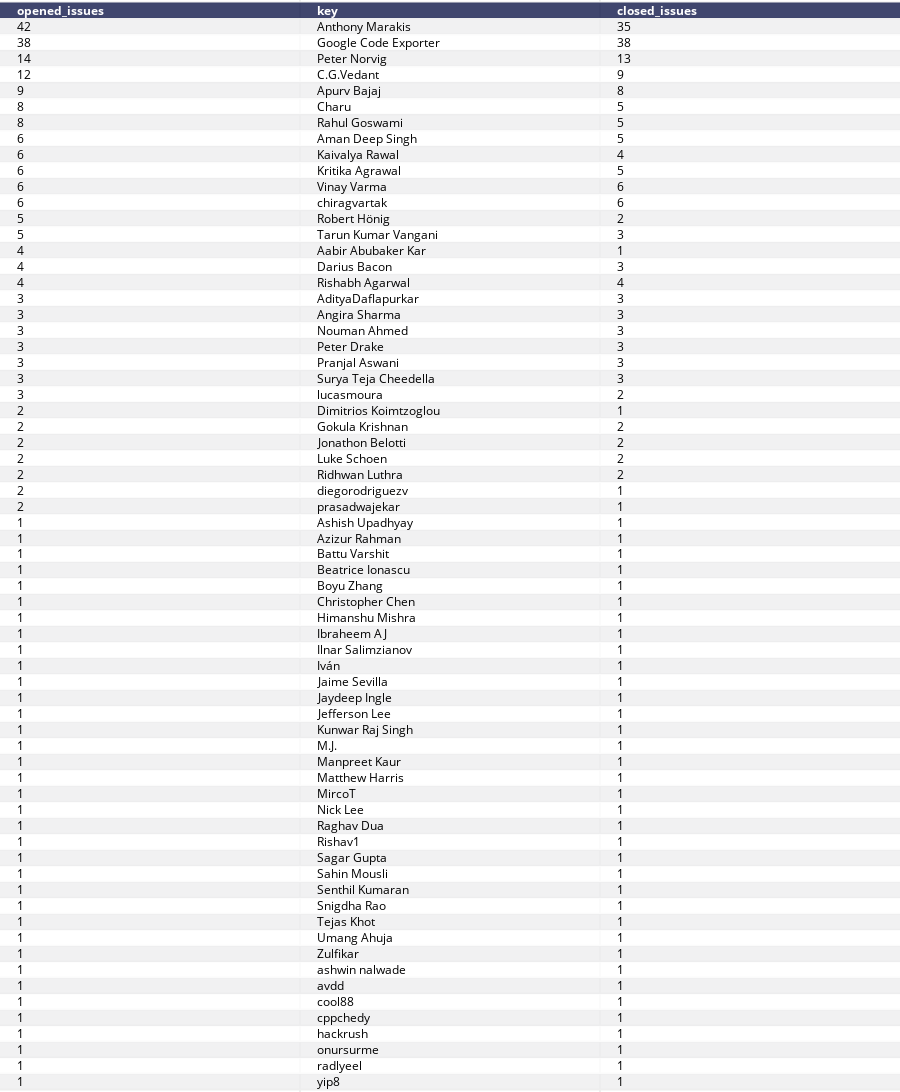

Notebook source saved alongside this figure:
### Code cell
table = ff.create_table(all_issues)
iplot(table, filename="Issues_by_authors")

### Figure 1 — Plotly figure (JSON) as saved in the notebook; plotly's stock layout.template omitted (floating-point values rounded to 4 significant figures; data arrays with more than 128 entries replaced by an {"elided": "..."} marker saying what was removed)
{"data": [{"colorscale": [[0, "#00083e"], [0.5, "#ededee"], [1, "#ffffff"]], "hoverinfo": "none", "opacity": 0.75, "showscale": false, "type": "heatmap", "z": {"elided": "68x3 float values"}}], "layout": {"annotations": [{"align": "left", "font": {"color": "#ffffff"}, "showarrow": false, "text": "<b>opened_issues</b>", "x": -0.45, "xanchor": "left", "xref": "x1", "y": 0, "yref": "y1"}, {"align": "left", "font": {"color": "#ffffff"}, "showarrow": false, "text": "<b>key</b>", "x": 0.55, "xanchor": "left", "xref": "x1", "y": 0, "yref": "y1"}, {"align": "left", "font": {"color": "#ffffff"}, "showarrow": false, "text": "<b>closed_issues</b>", "x": 1.55, "xanchor": "left", "xref": "x1", "y": 0, "yref": "y1"}, {"align": "left", "font": {"color": "#000000"}, "showarrow": false, "text": "42", "x": -0.45, "xanchor": "left", "xref": "x1", "y": 1, "yref": "y1"}, {"align": "left", "font": {"color": "#000000"}, "showarrow": false, "text": "Anthony Marakis", "x": 0.55, "xanchor": "left", "xref": "x1", "y": 1, "yref": "y1"}, {"align": "left", "font": {"color": "#000000"}, "showarrow": false, "text": "35", "x": 1.55, "xanchor": "left", "xref": "x1", "y": 1, "yref": "y1"}, {"align": "left", "font": {"color": "#000000"}, "showarrow": false, "text": "38", "x": -0.45, "xanchor": "left", "xref": "x1", "y": 2, "yref": "y1"}, {"align": "left", "font": {"color": "#000000"}, "showarrow": false, "text": "Google Code Exporter", "x": 0.55, "xanchor": "left", "xref": "x1", "y": 2, "yref": "y1"}, {"align": "left", "font": {"color": "#000000"}, "showarrow": false, "text": "38", "x": 1.55, "xanchor": "left", "xref": "x1", "y": 2, "yref": "y1"}, {"align": "left", "font": {"color": "#000000"}, "showarrow": false, "text": "14", "x": -0.45, "xanchor": "left", "xref": "x1", "y": 3, "yref": "y1"}, {"align": "left", "font": {"color": "#000000"}, "showarrow": false, "text": "Peter Norvig", "x": 0.55, "xanchor": "left", "xref": "x1", "y": 3, "yref": "y1"}, {"align": "left", "font": {"color": "#000000"}, "showarrow": false, "text": "13", "x": 1.55, "xanchor": "left", "xref": "x1", "y": 3, "yref": "y1"}, {"align": "left", "font": {"color": "#000000"}, "showarrow": false, "text": "12", "x": -0.45, "xanchor": "left", "xref": "x1", "y": 4, "yref": "y1"}, {"align": "left", "font": {"color": "#000000"}, "showarrow": false, "text": "C.G.Vedant", "x": 0.55, "xanchor": "left", "xref": "x1", "y": 4, "yref": "y1"}, {"align": "left", "font": {"color": "#000000"}, "showarrow": false, "text": "9", "x": 1.55, "xanchor": "left", "xref": "x1", "y": 4, "yref": "y1"}, {"align": "left", "font": {"color": "#000000"}, "showarrow": false, "text": "9", "x": -0.45, "xanchor": "left", "xref": "x1", "y": 5, "yref": "y1"}, {"align": "left", "font": {"color": "#000000"}, "showarrow": false, "text": "Apurv Bajaj", "x": 0.55, "xanchor": "left", "xref": "x1", "y": 5, "yref": "y1"}, {"align": "left", "font": {"color": "#000000"}, "showarrow": false, "text": "8", "x": 1.55, "xanchor": "left", "xref": "x1", "y": 5, "yref": "y1"}, {"align": "left", "font": {"color": "#000000"}, "showarrow": false, "text": "8", "x": -0.45, "xanchor": "left", "xref": "x1", "y": 6, "yref": "y1"}, {"align": "left", "font": {"color": "#000000"}, "showarrow": false, "text": "Charu", "x": 0.55, "xanchor": "left", "xref": "x1", "y": 6, "yref": "y1"}, {"align": "left", "font": {"color": "#000000"}, "showarrow": false, "text": "5", "x": 1.55, "xanchor": "left", "xref": "x1", "y": 6, "yref": "y1"}, {"align": "left", "font": {"color": "#000000"}, "showarrow": false, "text": "8", "x": -0.45, "xanchor": "left", "xref": "x1", "y": 7, "yref": "y1"}, {"align": "left", "font": {"color": "#000000"}, "showarrow": false, "text": "Rahul Goswami", "x": 0.55, "xanchor": "left", "xref": "x1", "y": 7, "yref": "y1"}, {"align": "left", "font": {"color": "#000000"}, "showarrow": false, "text": "5", "x": 1.55, "xanchor": "left", "xref": "x1", "y": 7, "yref": "y1"}, {"align": "left", "font": {"color": "#000000"}, "showarrow": false, "text": "6", "x": -0.45, "xanchor": "left", "xref": "x1", "y": 8, "yref": "y1"}, {"align": "left", "font": {"color": "#000000"}, "showarrow": false, "text": "Aman Deep Singh", "x": 0.55, "xanchor": "left", "xref": "x1", "y": 8, "yref": "y1"}, {"align": "left", "font": {"color": "#000000"}, "showarrow": false, "text": "5", "x": 1.55, "xanchor": "left", "xref": "x1", "y": 8, "yref": "y1"}, {"align": "left", "font": {"color": "#000000"}, "showarrow": false, "text": "6", "x": -0.45, "xanchor": "left", "xref": "x1", "y": 9, "yref": "y1"}, {"align": "left", "font": {"color": "#000000"}, "showarrow": false, "text": "Kaivalya Rawal", "x": 0.55, "xanchor": "left", "xref": "x1", "y": 9, "yref": "y1"}, {"align": "left", "font": {"color": "#000000"}, "showarrow": false, "text": "4", "x": 1.55, "xanchor": "left", "xref": "x1", "y": 9, "yref": "y1"}, {"align": "left", "font": {"color": "#000000"}, "showarrow": false, "text": "6", "x": -0.45, "xanchor": "left", "xref": "x1", "y": 10, "yref": "y1"}, {"align": "left", "font": {"color": "#000000"}, "showarrow": false, "text": "Kritika Agrawal", "x": 0.55, "xanchor": "left", "xref": "x1", "y": 10, "yref": "y1"}, {"align": "left", "font": {"color": "#000000"}, "showarrow": false, "text": "5", "x": 1.55, "xanchor": "left", "xref": "x1", "y": 10, "yref": "y1"}, {"align": "left", "font": {"color": "#000000"}, "showarrow": false, "text": "6", "x": -0.45, "xanchor": "left", "xref": "x1", "y": 11, "yref": "y1"}, {"align": "left", "font": {"color": "#000000"}, "showarrow": false, "text": "Vinay Varma", "x": 0.55, "xanchor": "left", "xref": "x1", "y": 11, "yref": "y1"}, {"align": "left", "font": {"color": "#000000"}, "showarrow": false, "text": "6", "x": 1.55, "xanchor": "left", "xref": "x1", "y": 11, "yref": "y1"}, {"align": "left", "font": {"color": "#000000"}, "showarrow": false, "text": "6", "x": -0.45, "xanchor": "left", "xref": "x1", "y": 12, "yref": "y1"}, {"align": "left", "font": {"color": "#000000"}, "showarrow": false, "text": "chiragvartak", "x": 0.55, "xanchor": "left", "xref": "x1", "y": 12, "yref": "y1"}, {"align": "left", "font": {"color": "#000000"}, "showarrow": false, "text": "6", "x": 1.55, "xanchor": "left", "xref": "x1", "y": 12, "yref": "y1"}, {"align": "left", "font": {"color": "#000000"}, "showarrow": false, "text": "5", "x": -0.45, "xanchor": "left", "xref": "x1", "y": 13, "yref": "y1"}, {"align": "left", "font": {"color": "#000000"}, "showarrow": false, "text": "Robert Hönig", "x": 0.55, "xanchor": "left", "xref": "x1", "y": 13, "yref": "y1"}, {"align": "left", "font": {"color": "#000000"}, "showarrow": false, "text": "2", "x": 1.55, "xanchor": "left", "xref": "x1", "y": 13, "yref": "y1"}, {"align": "left", "font": {"color": "#000000"}, "showarrow": false, "text": "5", "x": -0.45, "xanchor": "left", "xref": "x1", "y": 14, "yref": "y1"}, {"align": "left", "font": {"color": "#000000"}, "showarrow": false, "text": "Tarun Kumar Vangani", "x": 0.55, "xanchor": "left", "xref": "x1", "y": 14, "yref": "y1"}, {"align": "left", "font": {"color": "#000000"}, "showarrow": false, "text": "3", "x": 1.55, "xanchor": "left", "xref": "x1", "y": 14, "yref": "y1"}, {"align": "left", "font": {"color": "#000000"}, "showarrow": false, "text": "4", "x": -0.45, "xanchor": "left", "xref": "x1", "y": 15, "yref": "y1"}, {"align": "left", "font": {"color": "#000000"}, "showarrow": false, "text": "Aabir Abubaker Kar", "x": 0.55, "xanchor": "left", "xref": "x1", "y": 15, "yref": "y1"}, {"align": "left", "font": {"color": "#000000"}, "showarrow": false, "text": "1", "x": 1.55, "xanchor": "left", "xref": "x1", "y": 15, "yref": "y1"}, {"align": "left", "font": {"color": "#000000"}, "showarrow": false, "text": "4", "x": -0.45, "xanchor": "left", "xref": "x1", "y": 16, "yref": "y1"}, {"align": "left", "font": {"color": "#000000"}, "showarrow": false, "text": "Darius Bacon", "x": 0.55, "xanchor": "left", "xref": "x1", "y": 16, "yref": "y1"}, {"align": "left", "font": {"color": "#000000"}, "showarrow": false, "text": "3", "x": 1.55, "xanchor": "left", "xref": "x1", "y": 16, "yref": "y1"}, {"align": "left", "font": {"color": "#000000"}, "showarrow": false, "text": "4", "x": -0.45, "xanchor": "left", "xref": "x1", "y": 17, "yref": "y1"}, {"align": "left", "font": {"color": "#000000"}, "showarrow": false, "text": "Rishabh Agarwal", "x": 0.55, "xanchor": "left", "xref": "x1", "y": 17, "yref": "y1"}, {"align": "left", "font": {"color": "#000000"}, "showarrow": false, "text": "4", "x": 1.55, "xanchor": "left", "xref": "x1", "y": 17, "yref": "y1"}, {"align": "left", "font": {"color": "#000000"}, "showarrow": false, "text": "3", "x": -0.45, "xanchor": "left", "xref": "x1", "y": 18, "yref": "y1"}, {"align": "left", "font": {"color": "#000000"}, "showarrow": false, "text": "AdityaDaflapurkar", "x": 0.55, "xanchor": "left", "xref": "x1", "y": 18, "yref": "y1"}, {"align": "left", "font": {"color": "#000000"}, "showarrow": false, "text": "3", "x": 1.55, "xanchor": "left", "xref": "x1", "y": 18, "yref": "y1"}, {"align": "left", "font": {"color": "#000000"}, "showarrow": false, "text": "3", "x": -0.45, "xanchor": "left", "xref": "x1", "y": 19, "yref": "y1"}, {"align": "left", "font": {"color": "#000000"}, "showarrow": false, "text": "Angira Sharma", "x": 0.55, "xanchor": "left", "xref": "x1", "y": 19, "yref": "y1"}, {"align": "left", "font": {"color": "#000000"}, "showarrow": false, "text": "3", "x": 1.55, "xanchor": "left", "xref": "x1", "y": 19, "yref": "y1"}, {"align": "left", "font": {"color": "#000000"}, "showarrow": false, "text": "3", "x": -0.45, "xanchor": "left", "xref": "x1", "y": 20, "yref": "y1"}, {"align": "left", "font": {"color": "#000000"}, "showarrow": false, "text": "Nouman Ahmed", "x": 0.55, "xanchor": "left", "xref": "x1", "y": 20, "yref": "y1"}, {"align": "left", "font": {"color": "#000000"}, "showarrow": false, "text": "3", "x": 1.55, "xanchor": "left", "xref": "x1", "y": 20, "yref": "y1"}, {"align": "left", "font": {"color": "#000000"}, "showarrow": false, "text": "3", "x": -0.45, "xanchor": "left", "xref": "x1", "y": 21, "yref": "y1"}, {"align": "left", "font": {"color": "#000000"}, "showarrow": false, "text": "Peter Drake", "x": 0.55, "xanchor": "left", "xref": "x1", "y": 21, "yref": "y1"}, {"align": "left", "font": {"color": "#000000"}, "showarrow": false, "text": "3", "x": 1.55, "xanchor": "left", "xref": "x1", "y": 21, "yref": "y1"}, {"align": "left", "font": {"color": "#000000"}, "showarrow": false, "text": "3", "x": -0.45, "xanchor": "left", "xref": "x1", "y": 22, "yref": "y1"}, {"align": "left", "font": {"color": "#000000"}, "showarrow": false, "text": "Pranjal Aswani", "x": 0.55, "xanchor": "left", "xref": "x1", "y": 22, "yref": "y1"}, {"align": "left", "font": {"color": "#000000"}, "showarrow": false, "text": "3", "x": 1.55, "xanchor": "left", "xref": "x1", "y": 22, "yref": "y1"}, {"align": "left", "font": {"color": "#000000"}, "showarrow": false, "text": "3", "x": -0.45, "xanchor": "left", "xref": "x1", "y": 23, "yref": "y1"}, {"align": "left", "font": {"color": "#000000"}, "showarrow": false, "text": "Surya Teja Cheedella", "x": 0.55, "xanchor": "left", "xref": "x1", "y": 23, "yref": "y1"}, {"align": "left", "font": {"color": "#000000"}, "showarrow": false, "text": "3", "x": 1.55, "xanchor": "left", "xref": "x1", "y": 23, "yref": "y1"}, {"align": "left", "font": {"color": "#000000"}, "showarrow": false, "text": "3", "x": -0.45, "xanchor": "left", "xref": "x1", "y": 24, "yref": "y1"}, {"align": "left", "font": {"color": "#000000"}, "showarrow": false, "text": "lucasmoura", "x": 0.55, "xanchor": "left", "xref": "x1", "y": 24, "yref": "y1"}, {"align": "left", "font": {"color": "#000000"}, "showarrow": false, "text": "2", "x": 1.55, "xanchor": "left", "xref": "x1", "y": 24, "yref": "y1"}, {"align": "left", "font": {"color": "#000000"}, "showarrow": false, "text": "2", "x": -0.45, "xanchor": "left", "xref": "x1", "y": 25, "yref": "y1"}, {"align": "left", "font": {"color": "#000000"}, "showarrow": false, "text": "Dimitrios Koimtzoglou", "x": 0.55, "xanchor": "left", "xref": "x1", "y": 25, "yref": "y1"}, {"align": "left", "font": {"color": "#000000"}, "showarrow": false, "text": "1", "x": 1.55, "xanchor": "left", "xref": "x1", "y": 25, "yref": "y1"}, {"align": "left", "font": {"color": "#000000"}, "showarrow": false, "text": "2", "x": -0.45, "xanchor": "left", "xref": "x1", "y": 26, "yref": "y1"}, {"align": "left", "font": {"color": "#000000"}, "showarrow": false, "text": "Gokula Krishnan", "x": 0.55, "xanchor": "left", "xref": "x1", "y": 26, "yref": "y1"}, {"align": "left", "font": {"color": "#000000"}, "showarrow": false, "text": "2", "x": 1.55, "xanchor": "left", "xref": "x1", "y": 26, "yref": "y1"}, {"align": "left", "font": {"color": "#000000"}, "showarrow": false, "text": "2", "x": -0.45, "xanchor": "left", "xref": "x1", "y": 27, "yref": "y1"}, {"align": "left", "font": {"color": "#000000"}, "showarrow": false, "text": "Jonathon Belotti", "x": 0.55, "xanchor": "left", "xref": "x1", "y": 27, "yref": "y1"}, {"align": "left", "font": {"color": "#000000"}, "showarrow": false, "text": "2", "x": 1.55, "xanchor": "left", "xref": "x1", "y": 27, "yref": "y1"}, {"align": "left", "font": {"color": "#000000"}, "showarrow": false, "text": "2", "x": -0.45, "xanchor": "left", "xref": "x1", "y": 28, "yref": "y1"}, {"align": "left", "font": {"color": "#000000"}, "showarrow": false, "text": "Luke Schoen", "x": 0.55, "xanchor": "left", "xref": "x1", "y": 28, "yref": "y1"}, {"align": "left", "font": {"color": "#000000"}, "showarrow": false, "text": "2", "x": 1.55, "xanchor": "left", "xref": "x1", "y": 28, "yref": "y1"}, {"align": "left", "font": {"color": "#000000"}, "showarrow": false, "text": "2", "x": -0.45, "xanchor": "left", "xref": "x1", "y": 29, "yref": "y1"}, {"align": "left", "font": {"color": "#000000"}, "showarrow": false, "text": "Ridhwan Luthra", "x": 0.55, "xanchor": "left", "xref": "x1", "y": 29, "yref": "y1"}, {"align": "left", "font": {"color": "#000000"}, "showarrow": false, "text": "2", "x": 1.55, "xanchor": "left", "xref": "x1", "y": 29, "yref": "y1"}, {"align": "left", "font": {"color": "#000000"}, "showarrow": false, "text": "2", "x": -0.45, "xanchor": "left", "xref": "x1", "y": 30, "yref": "y1"}, {"align": "left", "font": {"color": "#000000"}, "showarrow": false, "text": "diegorodriguezv", "x": 0.55, "xanchor": "left", "xref": "x1", "y": 30, "yref": "y1"}, {"align": "left", "font": {"color": "#000000"}, "showarrow": false, "text": "1", "x": 1.55, "xanchor": "left", "xref": "x1", "y": 30, "yref": "y1"}, {"align": "left", "font": {"color": "#000000"}, "showarrow": false, "text": "2", "x": -0.45, "xanchor": "left", "xref": "x1", "y": 31, "yref": "y1"}, {"align": "left", "font": {"color": "#000000"}, "showarrow": false, "text": "prasadwajekar", "x": 0.55, "xanchor": "left", "xref": "x1", "y": 31, "yref": "y1"}, {"align": "left", "font": {"color": "#000000"}, "showarrow": false, "text": "1", "x": 1.55, "xanchor": "left", "xref": "x1", "y": 31, "yref": "y1"}, {"align": "left", "font": {"color": "#000000"}, "showarrow": false, "text": "1", "x": -0.45, "xanchor": "left", "xref": "x1", "y": 32, "yref": "y1"}, {"align": "left", "font": {"color": "#000000"}, "showarrow": false, "text": "Ashish Upadhyay", "x": 0.55, "xanchor": "left", "xref": "x1", "y": 32, "yref": "y1"}, {"align": "left", "font": {"color": "#000000"}, "showarrow": false, "text": "1", "x": 1.55, "xanchor": "left", "xref": "x1", "y": 32, "yref": "y1"}, {"align": "left", "font": {"color": "#000000"}, "showarrow": false, "text": "1", "x": -0.45, "xanchor": "left", "xref": "x1", "y": 33, "yref": "y1"}, {"align": "left", "font": {"color": "#000000"}, "showarrow": false, "text": "Azizur Rahman", "x": 0.55, "xanchor": "left", "xref": "x1", "y": 33, "yref": "y1"}, {"align": "left", "font": {"color": "#000000"}, "showarrow": false, "text": "1", "x": 1.55, "xanchor": "left", "xref": "x1", "y": 33, "yref": "y1"}, {"align": "left", "font": {"color": "#000000"}, "showarrow": false, "text": "1", "x": -0.45, "xanchor": "left", "xref": "x1", "y": 34, "yref": "y1"}, {"align": "left", "font": {"color": "#000000"}, "showarrow": false, "text": "Battu Varshit", "x": 0.55, "xanchor": "left", "xref": "x1", "y": 34, "yref": "y1"}, {"align": "left", "font": {"color": "#000000"}, "showarrow": false, "text": "1", "x": 1.55, "xanchor": "left", "xref": "x1", "y": 34, "yref": "y1"}, {"align": "left", "font": {"color": "#000000"}, "showarrow": false, "text": "1", "x": -0.45, "xanchor": "left", "xref": "x1", "y": 35, "yref": "y1"}, {"align": "left", "font": {"color": "#000000"}, "showarrow": false, "text": "Beatrice Ionascu", "x": 0.55, "xanchor": "left", "xref": "x1", "y": 35, "yref": "y1"}, {"align": "left", "font": {"color": "#000000"}, "showarrow": false, "text": "1", "x": 1.55, "xanchor": "left", "xref": "x1", "y": 35, "yref": "y1"}, {"align": "left", "font": {"color": "#000000"}, "showarrow": false, "text": "1", "x": -0.45, "xanchor": "left", "xref": "x1", "y": 36, "yref": "y1"}, {"align": "left", "font": {"color": "#000000"}, "showarrow": false, "text": "Boyu Zhang", "x": 0.55, "xanchor": "left", "xref": "x1", "y": 36, "yref": "y1"}, {"align": "left", "font": {"color": "#000000"}, "showarrow": false, "text": "1", "x": 1.55, "xanchor": "left", "xref": "x1", "y": 36, "yref": "y1"}, {"align": "left", "font": {"color": "#000000"}, "showarrow": false, "text": "1", "x": -0.45, "xanchor": "left", "xref": "x1", "y": 37, "yref": "y1"}, {"align": "left", "font": {"color": "#000000"}, "showarrow": false, "text": "Christopher Chen", "x": 0.55, "xanchor": "left", "xref": "x1", "y": 37, "yref": "y1"}, {"align": "left", "font": {"color": "#000000"}, "showarrow": false, "text": "1", "x": 1.55, "xanchor": "left", "xref": "x1", "y": 37, "yref": "y1"}, {"align": "left", "font": {"color": "#000000"}, "showarrow": false, "text": "1", "x": -0.45, "xanchor": "left", "xref": "x1", "y": 38, "yref": "y1"}, {"align": "left", "font": {"color": "#000000"}, "showarrow": false, "text": "Himanshu Mishra", "x": 0.55, "xanchor": "left", "xref": "x1", "y": 38, "yref": "y1"}, {"align": "left", "font": {"color": "#000000"}, "showarrow": false, "text": "1", "x": 1.55, "xanchor": "left", "xref": "x1", "y": 38, "yref": "y1"}, {"align": "left", "font": {"color": "#000000"}, "showarrow": false, "text": "1", "x": -0.45, "xanchor": "left", "xref": "x1", "y": 39, "yref": "y1"}, {"align": "left", "font": {"color": "#000000"}, "showarrow": false, "text": "Ibraheem AJ", "x": 0.55, "xanchor": "left", "xref": "x1", "y": 39, "yref": "y1"}, {"align": "left", "font": {"color": "#000000"}, "showarrow": false, "text": "1", "x": 1.55, "xanchor": "left", "xref": "x1", "y": 39, "yref": "y1"}, {"align": "left", "font": {"color": "#000000"}, "showarrow": false, "text": "1", "x": -0.45, "xanchor": "left", "xref": "x1", "y": 40, "yref": "y1"}, {"align": "left", "font": {"color": "#000000"}, "showarrow": false, "text": "Ilnar Salimzianov", "x": 0.55, "xanchor": "left", "xref": "x1", "y": 40, "yref": "y1"}, {"align": "left", "font": {"color": "#000000"}, "showarrow": false, "text": "1", "x": 1.55, "xanchor": "left", "xref": "x1", "y": 40, "yref": "y1"}, {"align": "left", "font": {"color": "#000000"}, "showarrow": false, "text": "1", "x": -0.45, "xanchor": "left", "xref": "x1", "y": 41, "yref": "y1"}, {"align": "left", "font": {"color": "#000000"}, "showarrow": false, "text": "Iván", "x": 0.55, "xanchor": "left", "xref": "x1", "y": 41, "yref": "y1"}, {"align": "left", "font": {"color": "#000000"}, "showarrow": false, "text": "1", "x": 1.55, "xanchor": "left", "xref": "x1", "y": 41, "yref": "y1"}, {"align": "left", "font": {"color": "#000000"}, "showarrow": false, "text": "1", "x": -0.45, "xanchor": "left", "xref": "x1", "y": 42, "yref": "y1"}, {"align": "left", "font": {"color": "#000000"}, "showarrow": false, "text": "Jaime Sevilla", "x": 0.55, "xanchor": "left", "xref": "x1", "y": 42, "yref": "y1"}, {"align": "left", "font": {"color": "#000000"}, "showarrow": false, "text": "1", "x": 1.55, "xanchor": "left", "xref": "x1", "y": 42, "yref": "y1"}, {"align": "left", "font": {"color": "#000000"}, "showarrow": false, "text": "1", "x": -0.45, "xanchor": "left", "xref": "x1", "y": 43, "yref": "y1"}, {"align": "left", "font": {"color": "#000000"}, "showarrow": false, "text": "Jaydeep Ingle", "x": 0.55, "xanchor": "left", "xref": "x1", "y": 43, "yref": "y1"}, {"align": "left", "font": {"color": "#000000"}, "showarrow": false, "text": "1", "x": 1.55, "xanchor": "left", "xref": "x1", "y": 43, "yref": "y1"}, {"align": "left", "font": {"color": "#000000"}, "showarrow": false, "text": "1", "x": -0.45, "xanchor": "left", "xref": "x1", "y": 44, "yref": "y1"}, {"align": "left", "font": {"color": "#000000"}, "showarrow": false, "text": "Jefferson Lee", "x": 0.55, "xanchor": "left", "xref": "x1", "y": 44, "yref": "y1"}, {"align": "left", "font": {"color": "#000000"}, "showarrow": false, "text": "1", "x": 1.55, "xanchor": "left", "xref": "x1", "y": 44, "yref": "y1"}, {"align": "left", "font": {"color": "#000000"}, "showarrow": false, "text": "1", "x": -0.45, "xanchor": "left", "xref": "x1", "y": 45, "yref": "y1"}, {"align": "left", "font": {"color": "#000000"}, "showarrow": false, "text": "Kunwar Raj Singh", "x": 0.55, "xanchor": "left", "xref": "x1", "y": 45, "yref": "y1"}, {"align": "left", "font": {"color": "#000000"}, "showarrow": false, "text": "1", "x": 1.55, "xanchor": "left", "xref": "x1", "y": 45, "yref": "y1"}, {"align": "left", "font": {"color": "#000000"}, "showarrow": false, "text": "1", "x": -0.45, "xanchor": "left", "xref": "x1", "y": 46, "yref": "y1"}, {"align": "left", "font": {"color": "#000000"}, "showarrow": false, "text": "M.J.", "x": 0.55, "xanchor": "left", "xref": "x1", "y": 46, "yref": "y1"}, {"align": "left", "font": {"color": "#000000"}, "showarrow": false, "text": "1", "x": 1.55, "xanchor": "left", "xref": "x1", "y": 46, "yref": "y1"}, {"align": "left", "font": {"color": "#000000"}, "showarrow": false, "text": "1", "x": -0.45, "xanchor": "left", "xref": "x1", "y": 47, "yref": "y1"}, {"align": "left", "font": {"color": "#000000"}, "showarrow": false, "text": "Manpreet Kaur", "x": 0.55, "xanchor": "left", "xref": "x1", "y": 47, "yref": "y1"}, {"align": "left", "font": {"color": "#000000"}, "showarrow": false, "text": "1", "x": 1.55, "xanchor": "left", "xref": "x1", "y": 47, "yref": "y1"}, {"align": "left", "font": {"color": "#000000"}, "showarrow": false, "text": "1", "x": -0.45, "xanchor": "left", "xref": "x1", "y": 48, "yref": "y1"}, {"align": "left", "font": {"color": "#000000"}, "showarrow": false, "text": "Matthew Harris", "x": 0.55, "xanchor": "left", "xref": "x1", "y": 48, "yref": "y1"}, {"align": "left", "font": {"color": "#000000"}, "showarrow": false, "text": "1", "x": 1.55, "xanchor": "left", "xref": "x1", "y": 48, "yref": "y1"}, {"align": "left", "font": {"color": "#000000"}, "showarrow": false, "text": "1", "x": -0.45, "xanchor": "left", "xref": "x1", "y": 49, "yref": "y1"}, {"align": "left", "font": {"color": "#000000"}, "showarrow": false, "text": "MircoT", "x": 0.55, "xanchor": "left", "xref": "x1", "y": 49, "yref": "y1"}, {"align": "left", "font": {"color": "#000000"}, "showarrow": false, "text": "1", "x": 1.55, "xanchor": "left", "xref": "x1", "y": 49, "yref": "y1"}, {"align": "left", "font": {"color": "#000000"}, "showarrow": false, "text": "1", "x": -0.45, "xanchor": "left", "xref": "x1", "y": 50, "yref": "y1"}, {"align": "left", "font": {"color": "#000000"}, "showarrow": false, "text": "Nick Lee", "x": 0.55, "xanchor": "left", "xref": "x1", "y": 50, "yref": "y1"}, {"align": "left", "font": {"color": "#000000"}, "showarrow": false, "text": "1", "x": 1.55, "xanchor": "left", "xref": "x1", "y": 50, "yref": "y1"}, {"align": "left", "font": {"color": "#000000"}, "showarrow": false, "text": "1", "x": -0.45, "xanchor": "left", "xref": "x1", "y": 51, "yref": "y1"}, {"align": "left", "font": {"color": "#000000"}, "showarrow": false, "text": "Raghav Dua", "x": 0.55, "xanchor": "left", "xref": "x1", "y": 51, "yref": "y1"}, {"align": "left", "font": {"color": "#000000"}, "showarrow": false, "text": "1", "x": 1.55, "xanchor": "left", "xref": "x1", "y": 51, "yref": "y1"}, {"align": "left", "font": {"color": "#000000"}, "showarrow": false, "text": "1", "x": -0.45, "xanchor": "left", "xref": "x1", "y": 52, "yref": "y1"}, {"align": "left", "font": {"color": "#000000"}, "showarrow": false, "text": "Rishav1", "x": 0.55, "xanchor": "left", "xref": "x1", "y": 52, "yref": "y1"}, {"align": "left", "font": {"color": "#000000"}, "showarrow": false, "text": "1", "x": 1.55, "xanchor": "left", "xref": "x1", "y": 52, "yref": "y1"}, {"align": "left", "font": {"color": "#000000"}, "showarrow": false, "text": "1", "x": -0.45, "xanchor": "left", "xref": "x1", "y": 53, "yref": "y1"}, {"align": "left", "font": {"color": "#000000"}, "showarrow": false, "text": "Sagar Gupta", "x": 0.55, "xanchor": "left", "xref": "x1", "y": 53, "yref": "y1"}, {"align": "left", "font": {"color": "#000000"}, "showarrow": false, "text": "1", "x": 1.55, "xanchor": "left", "xref": "x1", "y": 53, "yref": "y1"}, {"align": "left", "font": {"color": "#000000"}, "showarrow": false, "text": "1", "x": -0.45, "xanchor": "left", "xref": "x1", "y": 54, "yref": "y1"}, {"align": "left", "font": {"color": "#000000"}, "showarrow": false, "text": "Sahin Mousli", "x": 0.55, "xanchor": "left", "xref": "x1", "y": 54, "yref": "y1"}, {"align": "left", "font": {"color": "#000000"}, "showarrow": false, "text": "1", "x": 1.55, "xanchor": "left", "xref": "x1", "y": 54, "yref": "y1"}, {"align": "left", "font": {"color": "#000000"}, "showarrow": false, "text": "1", "x": -0.45, "xanchor": "left", "xref": "x1", "y": 55, "yref": "y1"}, {"align": "left", "font": {"color": "#000000"}, "showarrow": false, "text": "Senthil Kumaran", "x": 0.55, "xanchor": "left", "xref": "x1", "y": 55, "yref": "y1"}, {"align": "left", "font": {"color": "#000000"}, "showarrow": false, "text": "1", "x": 1.55, "xanchor": "left", "xref": "x1", "y": 55, "yref": "y1"}, {"align": "left", "font": {"color": "#000000"}, "showarrow": false, "text": "1", "x": -0.45, "xanchor": "left", "xref": "x1", "y": 56, "yref": "y1"}, {"align": "left", "font": {"color": "#000000"}, "showarrow": false, "text": "Snigdha Rao", "x": 0.55, "xanchor": "left", "xref": "x1", "y": 56, "yref": "y1"}, {"align": "left", "font": {"color": "#000000"}, "showarrow": false, "text": "1", "x": 1.55, "xanchor": "left", "xref": "x1", "y": 56, "yref": "y1"}, {"align": "left", "font": {"color": "#000000"}, "showarrow": false, "text": "1", "x": -0.45, "xanchor": "left", "xref": "x1", "y": 57, "yref": "y1"}, {"align": "left", "font": {"color": "#000000"}, "showarrow": false, "text": "Tejas Khot", "x": 0.55, "xanchor": "left", "xref": "x1", "y": 57, "yref": "y1"}, {"align": "left", "font": {"color": "#000000"}, "showarrow": false, "text": "1", "x": 1.55, "xanchor": "left", "xref": "x1", "y": 57, "yref": "y1"}, {"align": "left", "font": {"color": "#000000"}, "showarrow": false, "text": "1", "x": -0.45, "xanchor": "left", "xref": "x1", "y": 58, "yref": "y1"}, {"align": "left", "font": {"color": "#000000"}, "showarrow": false, "text": "Umang Ahuja", "x": 0.55, "xanchor": "left", "xref": "x1", "y": 58, "yref": "y1"}, {"align": "left", "font": {"color": "#000000"}, "showarrow": false, "text": "1", "x": 1.55, "xanchor": "left", "xref": "x1", "y": 58, "yref": "y1"}, {"align": "left", "font": {"color": "#000000"}, "showarrow": false, "text": "1", "x": -0.45, "xanchor": "left", "xref": "x1", "y": 59, "yref": "y1"}, {"align": "left", "font": {"color": "#000000"}, "showarrow": false, "text": "Zulfikar", "x": 0.55, "xanchor": "left", "xref": "x1", "y": 59, "yref": "y1"}, {"align": "left", "font": {"color": "#000000"}, "showarrow": false, "text": "1", "x": 1.55, "xanchor": "left", "xref": "x1", "y": 59, "yref": "y1"}, {"align": "left", "font": {"color": "#000000"}, "showarrow": false, "text": "1", "x": -0.45, "xanchor": "left", "xref": "x1", "y": 60, "yref": "y1"}, {"align": "left", "font": {"color": "#000000"}, "showarrow": false, "text": "ashwin nalwade", "x": 0.55, "xanchor": "left", "xref": "x1", "y": 60, "yref": "y1"}, {"align": "left", "font": {"color": "#000000"}, "showarrow": false, "text": "1", "x": 1.55, "xanchor": "left", "xref": "x1", "y": 60, "yref": "y1"}, {"align": "left", "font": {"color": "#000000"}, "showarrow": false, "text": "1", "x": -0.45, "xanchor": "left", "xref": "x1", "y": 61, "yref": "y1"}, {"align": "left", "font": {"color": "#000000"}, "showarrow": false, "text": "avdd", "x": 0.55, "xanchor": "left", "xref": "x1", "y": 61, "yref": "y1"}, {"align": "left", "font": {"color": "#000000"}, "showarrow": false, "text": "1", "x": 1.55, "xanchor": "left", "xref": "x1", "y": 61, "yref": "y1"}, {"align": "left", "font": {"color": "#000000"}, "showarrow": false, "text": "1", "x": -0.45, "xanchor": "left", "xref": "x1", "y": 62, "yref": "y1"}, {"align": "left", "font": {"color": "#000000"}, "showarrow": false, "text": "cool88", "x": 0.55, "xanchor": "left", "xref": "x1", "y": 62, "yref": "y1"}, {"align": "left", "font": {"color": "#000000"}, "showarrow": false, "text": "1", "x": 1.55, "xanchor": "left", "xref": "x1", "y": 62, "yref": "y1"}, {"align": "left", "font": {"color": "#000000"}, "showarrow": false, "text": "1", "x": -0.45, "xanchor": "left", "xref": "x1", "y": 63, "yref": "y1"}, {"align": "left", "font": {"color": "#000000"}, "showarrow": false, "text": "cppchedy", "x": 0.55, "xanchor": "left", "xref": "x1", "y": 63, "yref": "y1"}, {"align": "left", "font": {"color": "#000000"}, "showarrow": false, "text": "1", "x": 1.55, "xanchor": "left", "xref": "x1", "y": 63, "yref": "y1"}, {"align": "left", "font": {"color": "#000000"}, "showarrow": false, "text": "1", "x": -0.45, "xanchor": "left", "xref": "x1", "y": 64, "yref": "y1"}, {"align": "left", "font": {"color": "#000000"}, "showarrow": false, "text": "hackrush", "x": 0.55, "xanchor": "left", "xref": "x1", "y": 64, "yref": "y1"}, {"align": "left", "font": {"color": "#000000"}, "showarrow": false, "text": "1", "x": 1.55, "xanchor": "left", "xref": "x1", "y": 64, "yref": "y1"}, {"align": "left", "font": {"color": "#000000"}, "showarrow": false, "text": "1", "x": -0.45, "xanchor": "left", "xref": "x1", "y": 65, "yref": "y1"}, {"align": "left", "font": {"color": "#000000"}, "showarrow": false, "text": "onursurme", "x": 0.55, "xanchor": "left", "xref": "x1", "y": 65, "yref": "y1"}, {"align": "left", "font": {"color": "#000000"}, "showarrow": false, "text": "1", "x": 1.55, "xanchor": "left", "xref": "x1", "y": 65, "yref": "y1"}, {"align": "left", "font": {"color": "#000000"}, "showarrow": false, "text": "1", "x": -0.45, "xanchor": "left", "xref": "x1", "y": 66, "yref": "y1"}, {"align": "left", "font": {"color": "#000000"}, "showarrow": false, "text": "radlyeel", "x": 0.55, "xanchor": "left", "xref": "x1", "y": 66, "yref": "y1"}, {"align": "left", "font": {"color": "#000000"}, "showarrow": false, "text": "1", "x": 1.55, "xanchor": "left", "xref": "x1", "y": 66, "yref": "y1"}, {"align": "left", "font": {"color": "#000000"}, "showarrow": false, "text": "1", "x": -0.45, "xanchor": "left", "xref": "x1", "y": 67, "yref": "y1"}, {"align": "left", "font": {"color": "#000000"}, "showarrow": false, "text": "yip8", "x": 0.55, "xanchor": "left", "xref": "x1", "y": 67, "yref": "y1"}, {"align": "left", "font": {"color": "#000000"}, "showarrow": false, "text": "1", "x": 1.55, "xanchor": "left", "xref": "x1", "y": 67, "yref": "y1"}], "height": 2090, "margin": {"b": 0, "l": 0, "r": 0, "t": 0}, "xaxis": {"dtick": 1, "gridwidth": 2, "showticklabels": false, "tick0": -0.5, "ticks": "", "zeroline": false}, "yaxis": {"autorange": "reversed", "dtick": 1, "gridwidth": 2, "showticklabels": false, "tick0": 0.5, "ticks": "", "zeroline": false}}}
